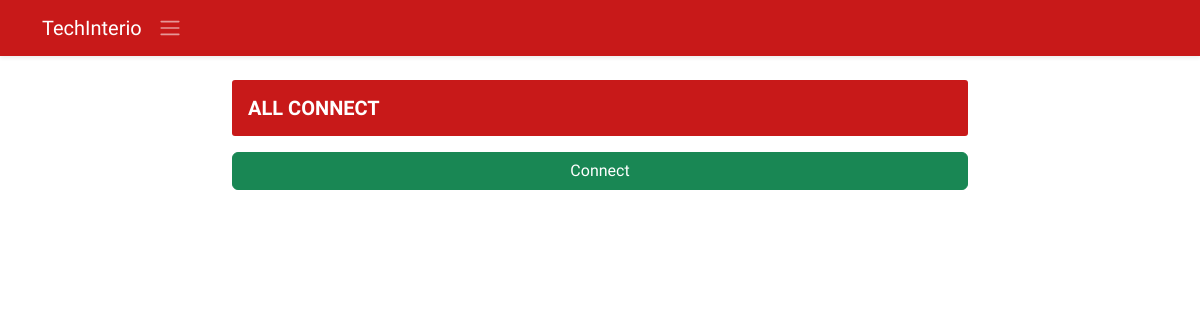
/ems/connect (signed in), run on an earlier commit of the app's database.
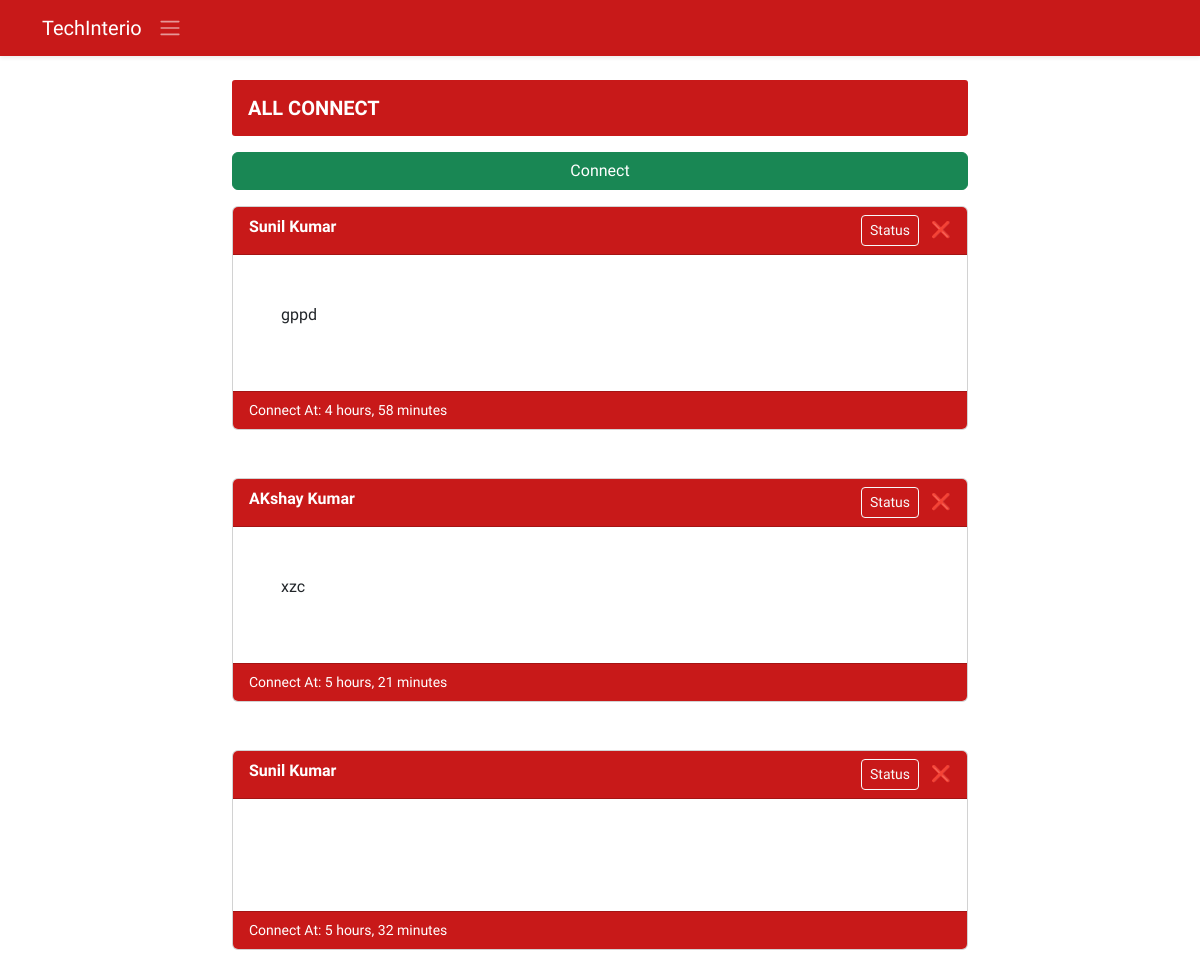
And on a later commit of the database.
### ems/models.py (models this page shows, shortened)
class Connect(models.Model):
    employee=models.ForeignKey(Employee,on_delete=models.CASCADE)
    message=models.TextField(max_length=400)
    created_at=models.DateTimeField(auto_now_add=True)
    updated_at=models.DateTimeField(auto_now=True)
    is_completed=models.BooleanField(default=False)

class Employee(models.Model):
    empid=models.AutoField(primary_key=True)
    employeeid=models.IntegerField(unique=True, null=True, blank=True)
    user=models.OneToOneField(User,on_delete=models.CASCADE)
    name=models.CharField(max_length=50)
    father_name=models.CharField(max_length=50)
    mother_name=models.CharField(max_length=50,null=True,blank=True)
    avtar=models.ImageField(upload_to='employee_profile_images', blank=True , default='profile.jpg')
    dob=models.DateField()
    email=models.EmailField(max_length=100)
    mobile_no=models.IntegerField()
    emergency_mobile_no=models.IntegerField(null=True,blank=True)
    address=models.OneToOneField(Address, on_delete=models.CASCADE,blank=True, null=True,)
    designation=models.CharField(max_length=70,null=True, blank=True)
    role=models.ForeignKey(Role, on_delete=models.SET_NULL,blank=True, null=True,)
    department=models.ForeignKey(Department, on_delete=models.SET_NULL,blank=True, null=True,)
    joining_date=models.DateField(null=True, blank=True)
    status=models.CharField(max_length=15)
    class Meta:
        ordering = ('name',)

### ems/views.py (the view, shortened to what this page needs)
# urls.py: path('connect',connect,name='connect'),
@login_required()
def connect(request):
    context = {}
    res=''
    try:
        connects = Connect.objects.all().order_by('-id')
        expireConnect()
        employees = Employee.objects.all()
        context['employees'] = employees
        context['connects'] = connects
    except Exception as e:
        print('Connect Exception : ', e)
    return render(request, 'ems/connect.html', context)

### ems/utils.py (called while the page is built)
def expireConnect():
    try:
        connects = Connect.objects.all()
        for item in connects:
            create_time = item.created_at
            current_time = datetime.datetime.now(timezone.utc)
            difference = current_time-create_time
            compare_time = int(2)
            if difference.days >= compare_time:
                item.delete()
                print('Item Deleted')
            else:
                print('Time Need to complete')
    except Exception as e:
        print('Expire Connect Exception : ', e)

### ems/templates/ems/connect.html (shortened to what this page needs)
{% extends './base.html' %}
{% block body %}
<section>
    <div class="container">
    <div class="row d-flex align-items-center justify-content-center">
        <div class="col-8">
            <h3 class="derpartment-title my-3 text-uppercase text-white" style="background-color: #c30000e6 !important;">All Connect</h3>
            <div class="d-grid">
                <button type="button" class="btn btn-success" data-bs-toggle="modal" data-bs-target="#addconnect">Connect</button>
            </div>
        </div>
        {% for connect in connects %}
        <div class="col-8 my-3">
            <div class="card mb-3">
                <div class="card-header bg-danger text-white" style="background-color: #c30000e6 !important;">
                    <b>{{connect.employee.name}}</b>
                    {% if connect.is_completed %}
                    <span class="float-end"><button class="btn  btn-outline-light mx-2 btn-sm" data-bs-toggle="modal" data-bs-target="#connectStatus" onclick="updateStatus({{connect.id}})">Status</button> ✔️</span>
                    {% else %}
                    <span class="float-end"><button class="btn btn-outline-light mx-2 btn-sm" data-bs-toggle="modal" data-bs-target="#connectStatus"  onclick="updateStatus({{connect.id}})">Status</button> ❌ </span>
                    {% endif %}
                </div>
                <div class="card-body p-5">
                    <p>{{connect.message}}</p>
                </div>
                <div class="card-footer small text-white" style="background-color: #c30000e6 !important;">Connect At: {{connect.created_at | timesince}}</div>
            </div>
        </div>
        {% endfor %}
    </div>
</div>
</section>
{% endblock body %}

What changed in the data, as far as the page shows it:
added Connect: employee.name "Sunil Kumar", message "gppd", created_at "4 hours, 58 minutes"
added Connect: employee.name "AKshay Kumar", message "xzc", created_at "5 hours, 21 minutes"
added Connect: employee.name "Sunil Kumar", created_at "5 hours, 32 minutes"
